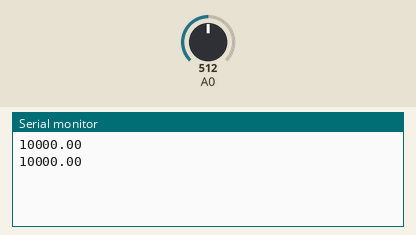
This sketch was run on a simulated Arduino Uno, built with avr-gcc and run on an emulated ATmega328P. Parts: the last lines printed to the serial monitor. Inputs (shaded band) come from the test bench; at power-on: A0 = 512.

Above: at 1.2 s.
1.3 s: A0 set to 716
At 1.9 s:
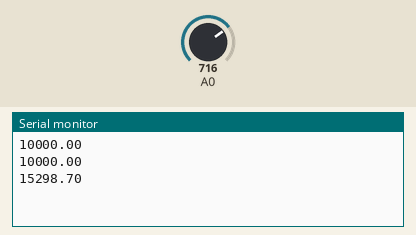
2.8 s: A0 set to 900
At 3.4 s:
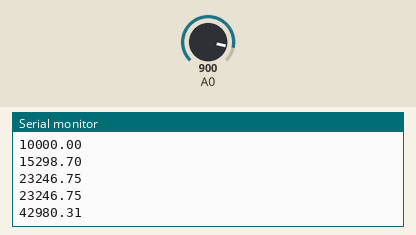
Timing chart, 0 to 5.8 s (numbered marks = the images above; inputs shaded):
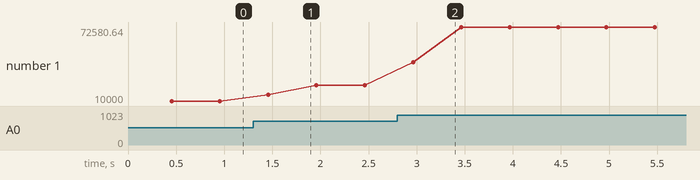

Measured:
- after the input at 1.3 s, the serial monitor: prints a new line after 0.16 s (image 1)
- after the input at 2.8 s, the serial monitor: prints a new line after 0.16 s (image 2)
- plotted number 1: 10000 → 23246.75 after the input at 1.3 s, 23246.75 → 72580.64 after the input at 2.8 s

The sketch:

ohmmeter.ino
```cpp
#define R_REF 10000.0
#define AVERAGES 10    // range: 1 to 100

void setup() {
  analogReference(DEFAULT);
  Serial.begin(9600);
}

void loop()
{
  float resistance;
  uint16_t x;
  static float cumulativeResistance = 0;
  static uint8_t i = 0;

  x=analogRead(A0);
  resistance = R_REF*x/(1024.0-x);
  cumulativeResistance = cumulativeResistance + resistance;
  i++;
  if (i==AVERAGES)
  {
    Serial.println(cumulativeResistance/AVERAGES);
    cumulativeResistance = 0;
    i = 0;
  }
  delay(500/AVERAGES); // about two measurements per second
}
```
